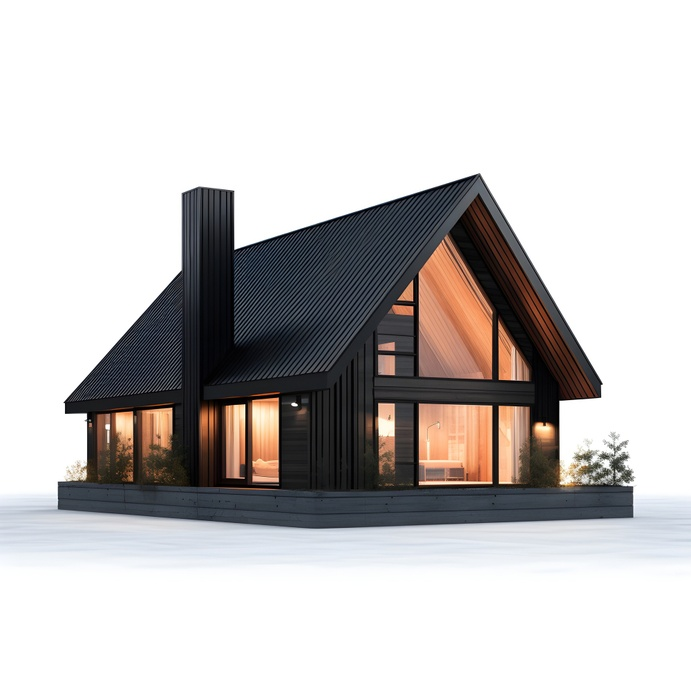
#> input picture data/big/building.jpg, 691 x 691 px, shrunk from 1000 x 1000 before the run
$ python binarize_images.py
#> lines starting #> are read from the running program, lines starting #| are printed output that depends on the picture; after the words box and inside, x2 and y2 are one past the last pixel; in counts of white or black regions, pixels touching at a corner belong together
### utils/image_loader.py
import numpy as np
from PIL import Image
from components.labeling import *

def load_image(path):
    """
    Wczytuje obraz i konwertuje do skali szarości (0-255)
    """
#> called with path = 'data/big/building.jpg'

    img = Image.open(path).convert("L")  # grayscale
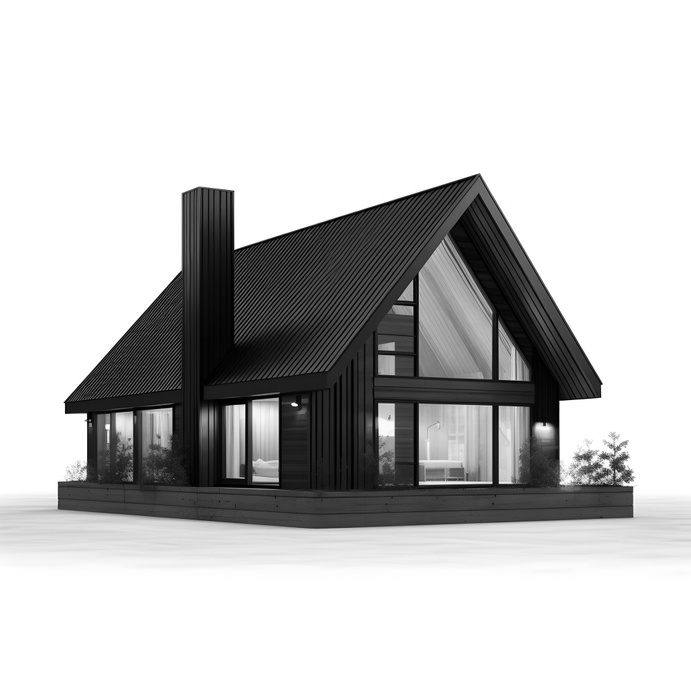
#> img: PIL image 691x691 L; min 0, max 255, mean 196.3
    img = np.array(img)

    return img

def to_binary(image, threshold=128):
    """
    Zamienia obraz grayscale na binarny (0/1)
    """

    binary = (image > threshold).astype(np.uint8)

    return binary

def otsu_threshold(image):
    """
    Prosta implementacja Otsu (bez bibliotek)
    """

    hist, _ = np.histogram(image.flatten(), bins=256, range=(0, 256))
#> hist = 256 values, max 285493 at index 255, min 111 at index 113, mean 1865.2

    total = image.size
#> total = 477481
    sum_total = np.dot(np.arange(256), hist)
#> sum_total = 93727080

    sum_b = 0
    w_b = 0
    max_var = 0
    threshold = 0

    for t in range(256):

        w_b += hist[t]
        if w_b == 0:
            continue

        w_f = total - w_b
        if w_f == 0:
            break

        sum_b += t * hist[t]

        m_b = sum_b / w_b
        m_f = (sum_total - sum_b) / w_f

        var_between = w_b * w_f * (m_b - m_f) ** 2

        if var_between > max_var:
            max_var = var_between
            threshold = t
#> this loop made 256 passes
#> (w_b, w_f, sum_b, m_b, m_f, max_var) on passes 1 to 12: (315, 477166, 0, 0, 196.4, 5.8e+12), (1109, 476372, 794, 0.716, 196.8, 2.03e+13), (2184, 475297, 2944, 1.35, 197.2, 3.98e+13), (3326, 474155, 6370, 1.92, 197.7, 6.04e+13), (4582, 472899, 11394, 2.49, 198.2, 8.3e+13), (5944, 471537, 18204, 3.06, 198.7, 1.07e+14), (7363, 470118, 26718, 3.63, 199.3, 1.33e+14), (8971, 468510, 37974, 4.23, 200, 1.61e+14), (10667, 466814, 51542, 4.83, 200.7, 1.91e+14), (12211, 465270, 65438, 5.36, 201.3, 2.18e+14), (13794, 463687, 81268, 5.89, 202, 2.46e+14), (15293, 462188, 97757, 6.39, 202.6, 2.72e+14)
#> (w_b, w_f, sum_b, m_b, m_f) on pass 100: (115484, 361997, 5009593, 43.38, 245.1)

    return threshold


def to_binary_otsu(image):
    t = otsu_threshold(image)
    return (image > t).astype(np.uint8)
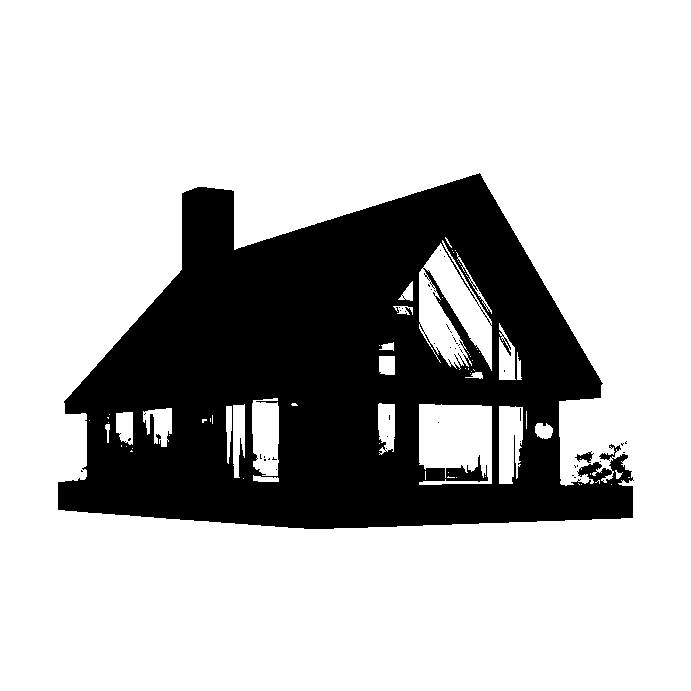
#> returned value: shape (691, 691); values 0 (black) and 1 (white), 74% white; 46 black regions (44 under 20 px), largest, box (x1, y1, x2, y2) and area: (58, 173, 634, 529) 124092, (575, 451, 594, 463) 102


def load_and_prepare_image_otsu(path):

    img = load_image(path)

    binary = to_binary_otsu(img)

    cleaned = keep_largest_component(binary)

    cleaned = 1 - cleaned

    return cleaned


def load_and_prepare_image(path, threshold=128):

    img = load_image(path)

    binary = to_binary(img,  threshold=threshold)

    binary = 1 - binary

    return binary

### components/labeling.py
import numpy as np
from collections import deque


def connected_components(binary_image: np.ndarray, connectivity: int = 4):
    """
    Connected Component Labeling dla obrazu binarnego.

    Parameters
    ----------
    binary_image : np.ndarray
        obraz binarny (0/1)
    connectivity : int
        4 lub 8

    Returns
    -------
    labels : np.ndarray
        macierz etykiet komponentów
    num_components : int
        liczba komponentów
    components : dict
        słownik {label: [(y,x), ...]}
    """
#> called with connectivity = 8

    if connectivity not in (4, 8):
        raise ValueError("connectivity musi być 4 lub 8")

    h, w = binary_image.shape
    labels = np.zeros((h, w), dtype=np.int32)

    current_label = 1
    components = {}

    if connectivity == 4:
        neighbors = [
            (-1, 0),
            (1, 0),
            (0, -1),
            (0, 1)
        ]
    else:
        neighbors = [
            (-1, 0), (1, 0), (0, -1), (0, 1),
            (-1, -1), (-1, 1), (1, -1), (1, 1)
        ]

    for y in range(h):
        for x in range(w):

            if binary_image[y, x] == 1 and labels[y, x] == 0:

                queue = deque([(y, x)])
                labels[y, x] = current_label

                pixels = [(y, x)]

                while queue:

                    cy, cx = queue.popleft()

                    for dy, dx in neighbors:

                        ny = cy + dy
                        nx = cx + dx

                        if (
                            0 <= ny < h and
                            0 <= nx < w and
                            binary_image[ny, nx] == 1 and
                            labels[ny, nx] == 0
                        ):

                            labels[ny, nx] = current_label
                            queue.append((ny, nx))
                            pixels.append((ny, nx))

                components[current_label] = pixels
                current_label += 1
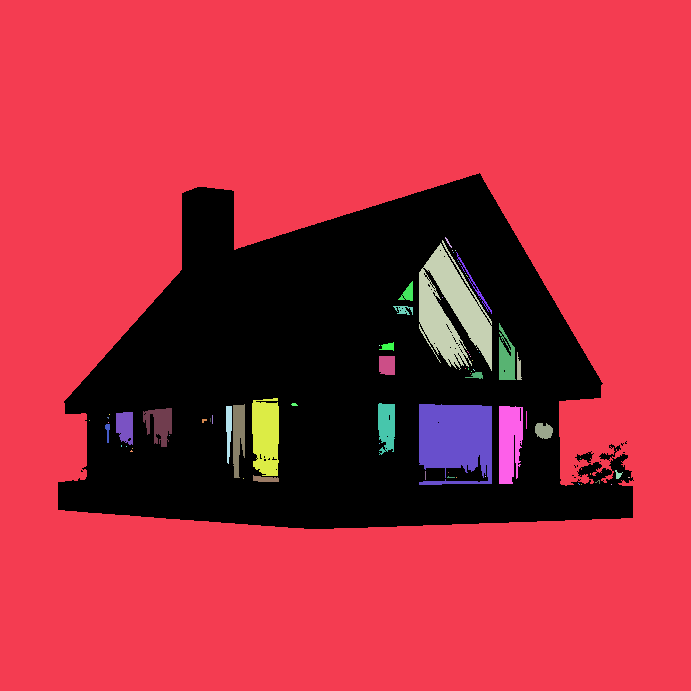
#> labels: shape (691, 691) int32; 73 distinct labels, from 0 to 72; one colour per label, 0 black

    num_components = current_label - 1

    return labels, num_components, components

from components.labeling import connected_components


def keep_largest_component(binary_image):

    labels, num, components = connected_components(binary_image, connectivity=8)

    if num == 0:
        return binary_image

    max_label = None
    max_size = 0

    for label, pixels in components.items():
        if len(pixels) > max_size:
            max_size = len(pixels)
            max_label = label
#> this loop made 72 passes
#> pixels on passes 4, 5, 6, 8, 9, 10, 11, 13, 14, 18, 19, 20: [(250, 452)], [(250, 455)], [(252, 453)], [(261, 458)], [(263, 459), (264, 460)], [(273, 465)], [(275, 466), (276, 467)], [(297, 442)], [(301, 439)], [(345, 379)], [(349, 477)], [(351, 467), (352, 468)]

    result = np.zeros_like(binary_image)

    for (y, x) in components[max_label]:
        result[y, x] = 1
#> this loop made 334716 passes
#> (y, x) on passes 1 to 3: (0, 0), (1, 0), (0, 1)
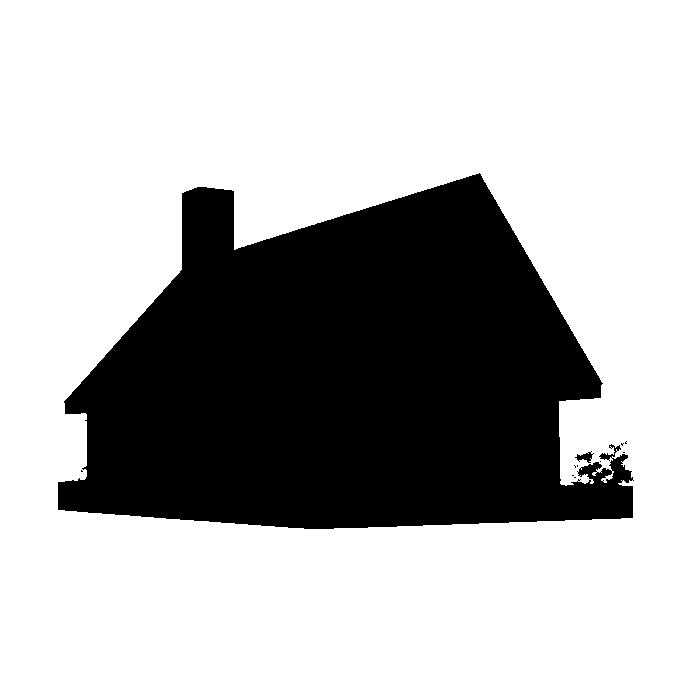
#> result: shape (691, 691); values 0 (black) and 1 (white), 70.1% white; 11 black regions (9 under 20 px), largest, box (x1, y1, x2, y2) and area: (58, 173, 634, 529) 142638, (575, 451, 594, 463) 103

    return result

### utils/visualization.py
import matplotlib.pyplot as plt
import numpy as np
from PIL import Image


import os


def save_image(image, path, title=None):
    os.makedirs(os.path.dirname(path), exist_ok=True)

    plt.figure(figsize=(5, 5))
    plt.imshow(image, cmap="gray", vmin=0, vmax=1)
    plt.axis("off")

    if title:
        plt.title(title)

    plt.savefig(path, bbox_inches="tight", dpi=300)
    plt.close()

# [198 lines left out: functions save_binary_image_raw, show_image, show_multiple, overlay_contour, show_labels, save_labels and 1 more, not called in this run]

### binarize_images.py
from utils.visualization import *
from utils.image_loader import *

real_images = {
    # "face": "data/real/face.jpg",
    "building": "data/big/building.jpg",
}

for name, path in real_images.items():

    img = load_and_prepare_image_otsu(path)

    save_image(img, f"data/margin/{name}_binary_otsu.png")
    # save_binary_image_raw(img, f"data/real/{name}_binary_otsu.png")

    img = load_and_prepare_image(path)
#> in to_binary, `binary = (image > threshold).astype(np.uint8)`:
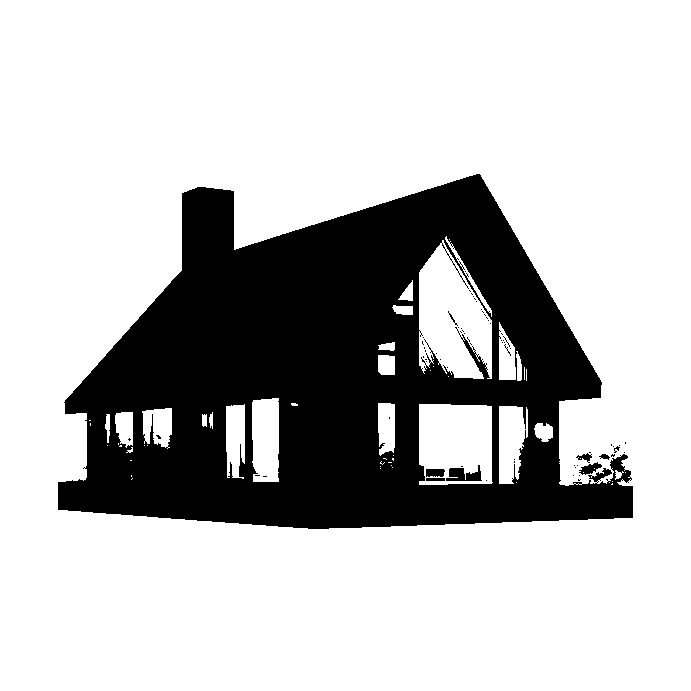
#> binary: shape (691, 691); values 0 (black) and 1 (white), 74.8% white; 68 black regions (60 under 20 px), largest, box (x1, y1, x2, y2) and area: (58, 174, 633, 529) 119315, (446, 465, 482, 481) 343, (579, 462, 602, 475) 151

    save_image(img, f"data/margin/{name}_binary.png")
    # save_binary_image_raw(img, f"data/real/{name}_binary.png")

$ run again, with data/real/face.jpg copied over data/big/building.jpg
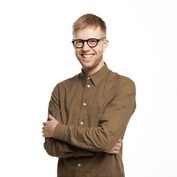
#> input picture data/real/face.jpg, 177 x 177 px, shrunk from 256 x 256 before the run
#> hist = 256 values, max 13402 at index 255, min 0 at index 0, mean 122.4
#> sum_total = 6494116
#> the loop in otsu_threshold, `for t in range(256): ` made 256 passes
#> (w_b, w_f, sum_b, m_b, m_f, max_var) on passes 5 to 12: (2, 31327, 8, 4, 207.3, 2.59e+09), (5, 31324, 23, 4.6, 207.3, 6.44e+09), (9, 31320, 47, 5.22, 207.3, 1.15e+10), (26, 31303, 166, 6.38, 207.5, 3.29e+10), (33, 31296, 222, 6.73, 207.5, 4.16e+10), (40, 31289, 285, 7.12, 207.5, 5.03e+10), (55, 31274, 435, 7.91, 207.6, 6.86e+10), (77, 31252, 677, 8.79, 207.8, 9.53e+10)
#> after the loop in otsu_threshold, `for t in range(256):`: max_var = 4.96e+12; sum_b = 3076606; threshold = 173; w_b = 31329
#> t = 173
#> after the loop in connected_components, `for y in range(h):`:
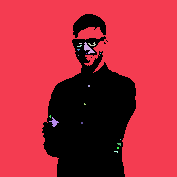
#> labels: shape (177, 177) int32; 19 distinct labels, from 0 to 18; one colour per label, 0 black
#> num = 18; components = 18 items
#> the loop in keep_largest_component, `for label, pixels in components.items():` made 18 passes
#> (max_size, max_label) on pass 1: (22183, 1)
#> after the loop in keep_largest_component, `for label, pixels in components.items():`: max_label = 1; max_size = 22183
#> the loop in keep_largest_component, `for (y, x) in components[max_label]:` made 22183 passes
#> (y, x) on passes 1 to 3: (0, 0), (1, 0), (0, 1)
#> cleaned: shape (177, 177); values 0 (black) and 1 (white), 29.2% white; 5 white regions (3 under 20 px), largest, box (x1, y1, x2, y2) and area: (42, 36, 136, 177) 8705, (73, 14, 106, 38) 435
#> in to_binary, `binary = (image > threshold).astype(np.uint8)`:
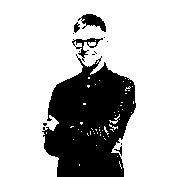
#> binary: shape (177, 177); values 0 (black) and 1 (white), 73.9% white; 13 black regions (8 under 20 px), largest, box (x1, y1, x2, y2) and area: (42, 54, 136, 177) 7654, (78, 14, 106, 32) 247, (72, 38, 103, 62) 187, (74, 22, 80, 33) 41, (114, 146, 122, 156) 25
